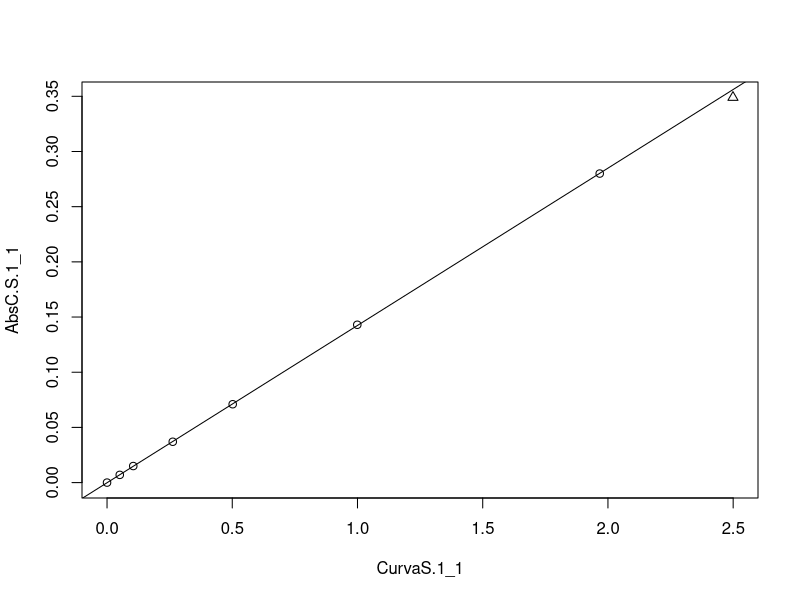
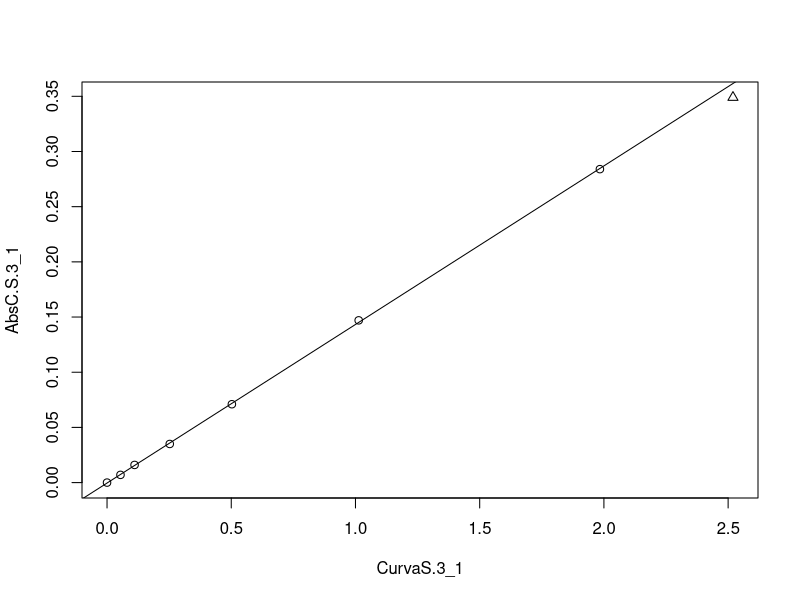
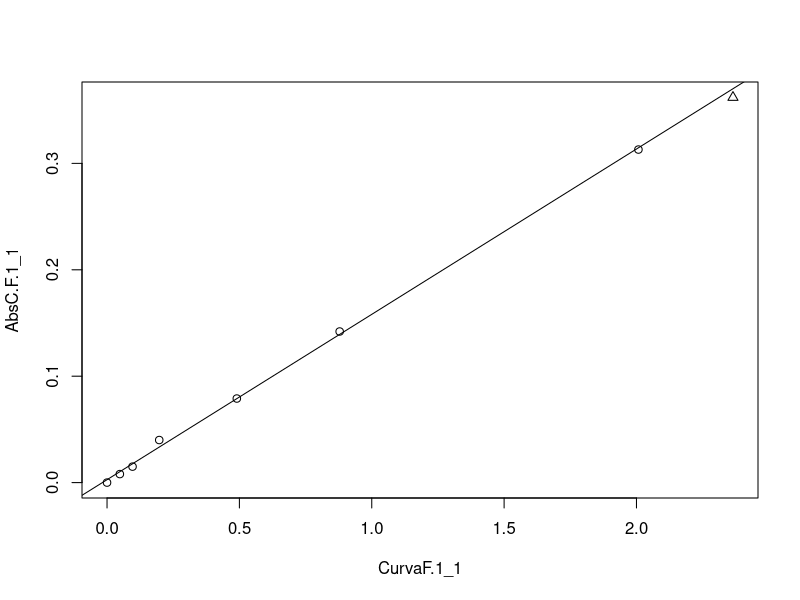
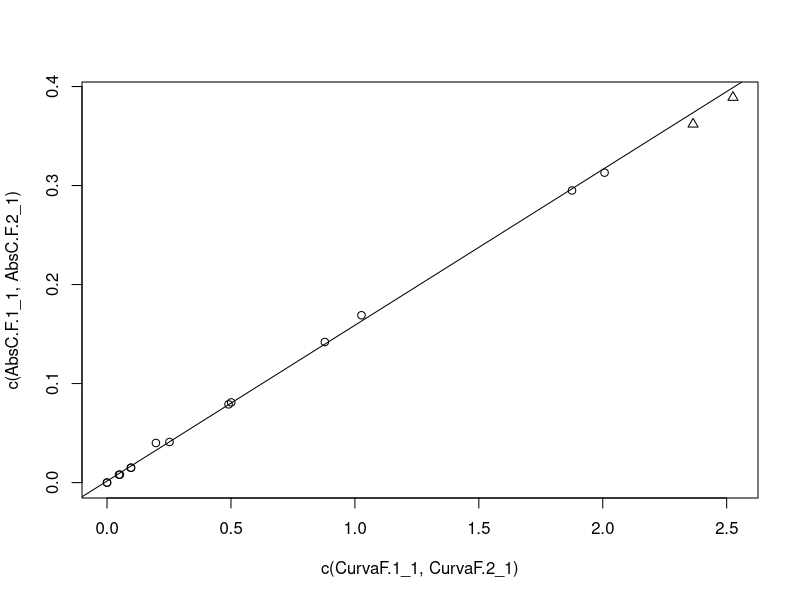
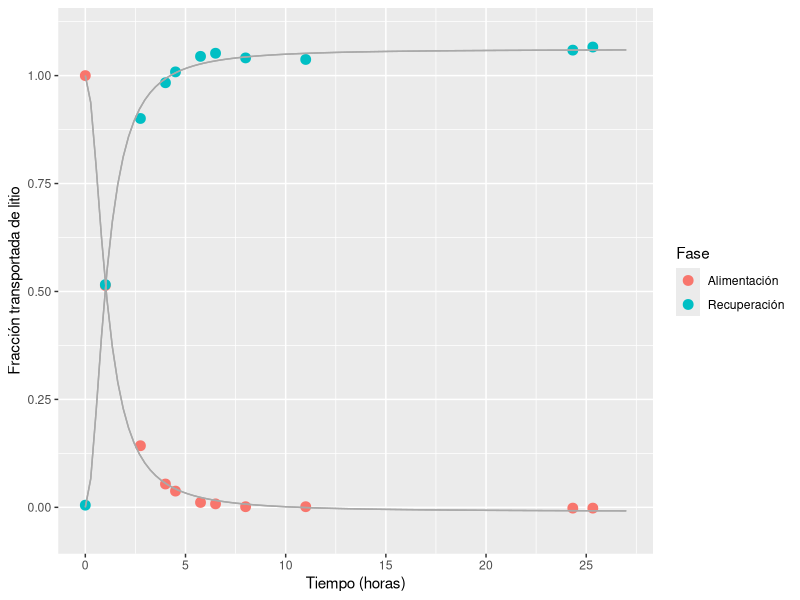
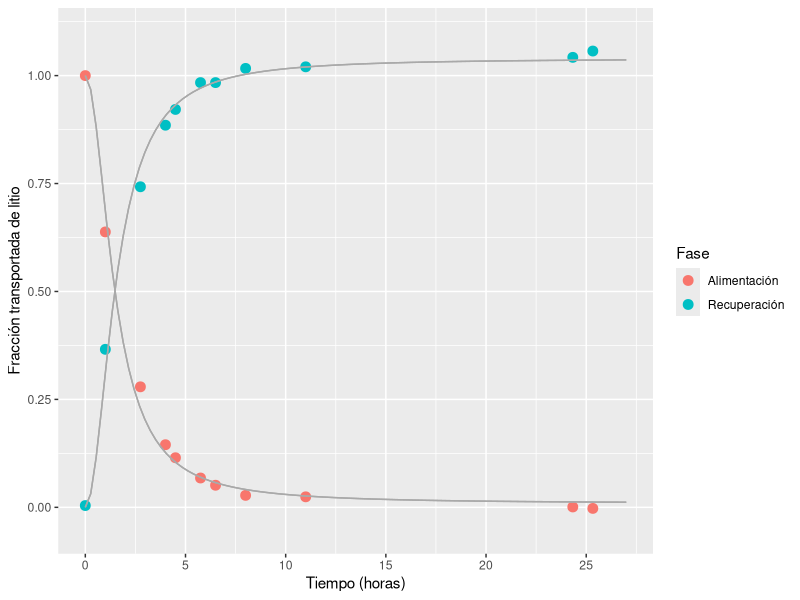

These figures' R source, in order:
library(ggplot2)
cStock  <- 129.5 * 0.187872 * 0.99 / 0.1200962
cStock5 <- cStock * 1.2484 / 50.2322
#-----CURVAS DE CALIBRACIÓN--------------------------------------------------
CurvaS.1_1 <- c(c(0.0000, 0.0623, 0.1293, 0.3215, 0.6321, 1.2088, 2.4474, 3.0719) * cStock5 /
                c(6.0000, 6.1138, 6.1570, 6.1066, 6.2798, 6.0302, 6.2012, 6.1266))
AbsC.S.1_1 <- c(0.000, 0.007, 0.015, 0.037, 0.071, 0.143, 0.280, 0.349)

CurvaS.3_1 <- c(c(0.0000, 0.0652, 0.1340, 0.3044, 0.6083, 1.2322, 2.3922, 3.0645) * cStock5 /
                c(6.0000, 6.0075, 6.0268, 6.0103, 6.0341, 6.0633, 6.0103, 6.0626))
AbsC.S.3_1 <- c(0.000, 0.007, 0.016, 0.035, 0.071, 0.147, 0.284, 0.349)

CurvaF.1_1 <- c(c(0.0000, 0.0592, 0.1205, 0.2446, 0.5938, 1.2562, 2.4378, 3.0479) * cStock5 /
                c(6.0000, 6.0992, 6.2358, 6.1827, 6.0371, 7.1252, 6.0531, 6.4249))
AbsC.F.1_1 <- c(0.000, 0.008, 0.015, 0.040, 0.079, 0.142, 0.313, 0.362)

CurvaF.2_1 <- c(c(0.0000, 0.0638, 0.1185, 0.3047, 0.6060, 1.2444, 2.4116, 3.0405) * cStock5 /
                c(6.0000, 6.1404, 6.1014, 6.0261, 6.0292, 6.0421, 6.4073, 6.0009))
AbsC.F.2_1 <- c(0.000, 0.008, 0.015, 0.041, 0.081, 0.169, 0.295, 0.389)

#----------------------------------------------------------------------------
#-----MODELOS DE LAS CURVAS--------------------------------------------------
ModelS.1_1 <- lm(AbsC.S.1_1[1:7] ~ CurvaS.1_1[1:7])
plot(AbsC.S.1_1 ~ CurvaS.1_1, pch = c(rep(1, 7), 2))
abline(ModelS.1_1)

ModelS.3_1 <- lm(AbsC.S.3_1[1:7] ~ CurvaS.3_1[1:7])
plot(AbsC.S.3_1 ~ CurvaS.3_1, pch = c(rep(1, 7), 2))
abline(ModelS.3_1)

ModelF.1_1 <- lm(AbsC.F.1_1[1:7] ~ CurvaF.1_1[1:7])
plot(AbsC.F.1_1 ~ CurvaF.1_1, pch = c(rep(1, 7), 2))
abline(ModelF.1_1)

ModelF.4 <- lm(c(AbsC.F.1_1[1:7], AbsC.F.2_1[1:7], AbsC.F.2_1[1:7]) ~
                   c(CurvaF.1_1[1:7], CurvaF.2_1[1:7], CurvaF.2_1[1:7]))
plot(c(AbsC.F.1_1, AbsC.F.2_1) ~ c(CurvaF.1_1, CurvaF.2_1), pch = c(rep(1, 7), 2))
abline(ModelF.4)

#-----TIEMPOS DE LOS TRANSPORTES--------------------------------------------
Time.7 <- Time.3b <- c(0, 1, 2.75, 4, 4.5, 5.75, 6.5, 8, 11, 24.33, 25.33)
#-----ABSORBANCIAS DE LAS ALÍCUOTAS------------------------------------------
Abs.Feed.8.7  <- c(0.306, 0.158, 0.045, 0.018, 0.013, 0.005, 0.004, 0.002, 0.002, 0.001, 0.001)#, 0.000)
Abs.Feed.8.3b <- c(0.301, 0.193, 0.086, 0.046, 0.037, 0.023, 0.018, 0.011, 0.010, 0.003, 0.002)#, 0.002)

Abs.Strip.8.7  <- c(0.001, 0.143, 0.250, 0.273, 0.280, 0.290, 0.292, 0.289, 0.288, 0.294, 0.296)#, 0.292)
Abs.Strip.8.3b <- c(0.001, 0.100, 0.203, 0.242, 0.252, 0.269, 0.269, 0.278, 0.279, 0.285, 0.289)#, 0.283)
#-----CONCENTRACIÓN DE LITIO EN LAS ALÍCUOTAS--------------------------------
Abs.to.conc <- function (Abs, model) return((Abs - model$coefficients[1]) / model$coefficients[2])

Feed.8.7   <- Abs.to.conc(Abs.Feed.8.7, ModelF.4)
Feed.8.3b  <- Abs.to.conc(Abs.Feed.8.3b, ModelF.1_1)
Strip.8.7  <- Abs.to.conc(Abs.Strip.8.7, ModelS.3_1)
Strip.8.3b <- Abs.to.conc(Abs.Strip.8.3b, ModelS.1_1)
#-----DIFERENCIA DE LA CONCENTRACIÓN INICIAL MEDIDA CON LA DETERMINADA-------
T_0Feed.8.x <- c(0.9048, 0.8966) * cStock / c(90.3719, 90.4774)
Deviation_0 <- c(Feed.8.7[1], Feed.8.3b[1]) / T_0Feed.8.x
#-----TRANSFORMACIÓN A FRACCIONES--------------------------------------------
Li.Strip.8.7  <- Strip.8.7  <- Strip.8.7 / Feed.8.7[1]
Li.Feed.8.7   <- Feed.8.7   <- Feed.8.7 / Feed.8.7[1]
Li.Strip.8.3b <- Strip.8.3b <- Strip.8.3b / Feed.8.3b[1]
Li.Feed.8.3b  <- Feed.8.3b  <- Feed.8.3b / Feed.8.3b[1]
#-----REGRESIONES NO LINEALES------------------------------------------------
NLS.Strip.7  <- nls(Strip.8.7 ~ (a * Time.7**2)/(1/b + Time.7**2), start = list(a = 1, b = 0.5))
NLS.Feed.7   <- nls(Feed.8.7 ~ 1 - (a * Time.7**2)/(1/b + Time.7**2), start = list(a = 1, b = 0.5))

NLS.Strip.3b <- nls(Strip.8.3b ~ (a * Time.3b**2)/(1/b + Time.3b**2), start = list(a = 1, b = 0.5))
NLS.Feed.3b  <- nls(Feed.8.3b ~ 1 - (a * Time.3b**2)/(1/b + Time.3b**2), start = list(a = 1, b = 0.5))
#-----GRÁFICOS---------------------------------------------------------------
#pdf("Trans-V_7-V_3bis.pdf", height = 5, width = 10)
Transporte.7 <- data.frame(Tiempo = c(Time.7, Time.7), Conc = c(Feed.8.7, Strip.8.7),
                           Fase = rep(c('Alimentación', 'Recuperación'), each = length(Time.7)))
print(ggplot(data = Transporte.7, aes(x = Tiempo, y = Conc, group = Fase)) +
        geom_point(size = 3, aes(color = Fase)) + labs(y = 'Fracción transportada de litio', x = 'Tiempo (horas)') +
        stat_function(fun = function(x) (coefficients(NLS.Strip.7)[1] * x**2)
                      / (1/coefficients(NLS.Strip.7)[2] + x**2), color = 'darkgrey') +
        stat_function(fun = function(x) (1 - (coefficients(NLS.Feed.7)[1] * x**2)
                      / (1/coefficients(NLS.Feed.7)[2] + x**2)), color = 'darkgrey') +
        scale_y_continuous(breaks = c(0, 0.25, 0.5, 0.75, 1), limits = c(-0.05, 1.1)) +
        scale_x_continuous(breaks = c(0, 5, 10, 15, 20, 25), limits = c(0, 27)))

Transporte.3b <- data.frame(Tiempo = c(Time.3b, Time.3b), Conc = c(Feed.8.3b, Strip.8.3b),
                           Fase = rep(c('Alimentación', 'Recuperación'), each = length(Time.3b)))
print(ggplot(data = Transporte.3b, aes(x = Tiempo, y = Conc, group = Fase)) +
        geom_point(size = 3, aes(color = Fase)) + labs(y = 'Fracción transportada de litio', x = 'Tiempo (horas)') +
        stat_function(fun = function(x) (coefficients(NLS.Strip.3b)[1] * x**2)
                      / (1/coefficients(NLS.Strip.3b)[2] + x**2), color = 'darkgrey') +
        stat_function(fun = function(x) (1 - (coefficients(NLS.Feed.3b)[1] * x**2)
                      / (1/coefficients(NLS.Feed.3b)[2] + x**2)), color = 'darkgrey') +
        scale_y_continuous(breaks = c(0, 0.25, 0.5, 0.75, 1), limits = c(-0.05, 1.1)) +
        scale_x_continuous(breaks = c(0, 5, 10, 15, 20, 25), limits = c(0, 27)))

#dev.off()
#-----FUCNIÓN DE CALIDAD-----------------------------------------------------
QF <- matrix(ncol = 8, nrow = 2)
  NLScoeff <- c(coefficients(NLS.Feed.7)[1], coefficients(NLS.Feed.7)[2],
                coefficients(NLS.Strip.7)[1], coefficients(NLS.Strip.7)[2])
  qf_f  <- NLScoeff[1] * NLScoeff[2]
  qf_s  <- NLScoeff[3] * NLScoeff[4]
  qf_m  <- mean(c(qf_f, qf_s))
  qf_sd <- sd(c(qf_f, qf_s))
  QF[1, ] <- c(NLScoeff, qf_f, qf_s, qf_m, qf_sd)

  NLScoeff <- c(coefficients(NLS.Feed.3b)[1], coefficients(NLS.Feed.3b)[2],
                coefficients(NLS.Strip.3b)[1], coefficients(NLS.Strip.3b)[2])
  qf_f  <- NLScoeff[1] * NLScoeff[2]
  qf_s  <- NLScoeff[3] * NLScoeff[4]
  qf_m  <- mean(c(qf_f, qf_s))
  qf_sd <- sd(c(qf_f, qf_s))
  QF[2, ] <- c(NLScoeff, qf_f, qf_s, qf_m, qf_sd)

QF <- cbind(QF, (QF[,1]+QF[,3])/2 * (QF[,2]+QF[,4])/2)
colnames(QF) <- c("a_f", "b_f", "a_s", "b_s", "qf_f", "qf_s", "qf_m", "qf_sd", "QF")

rowMeans(QF[, c(1, 3)])
rowMeans(QF[, c(2, 4)])
